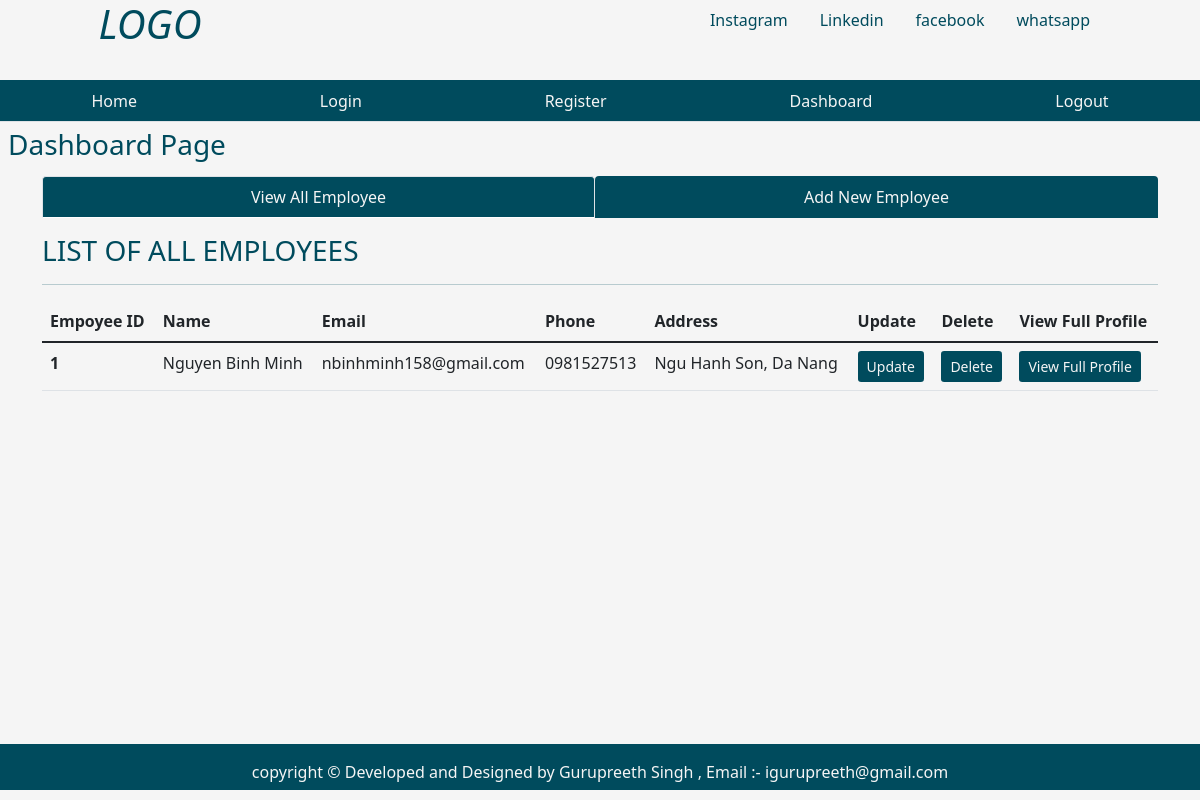
Page /dashboard on the earlier database version.
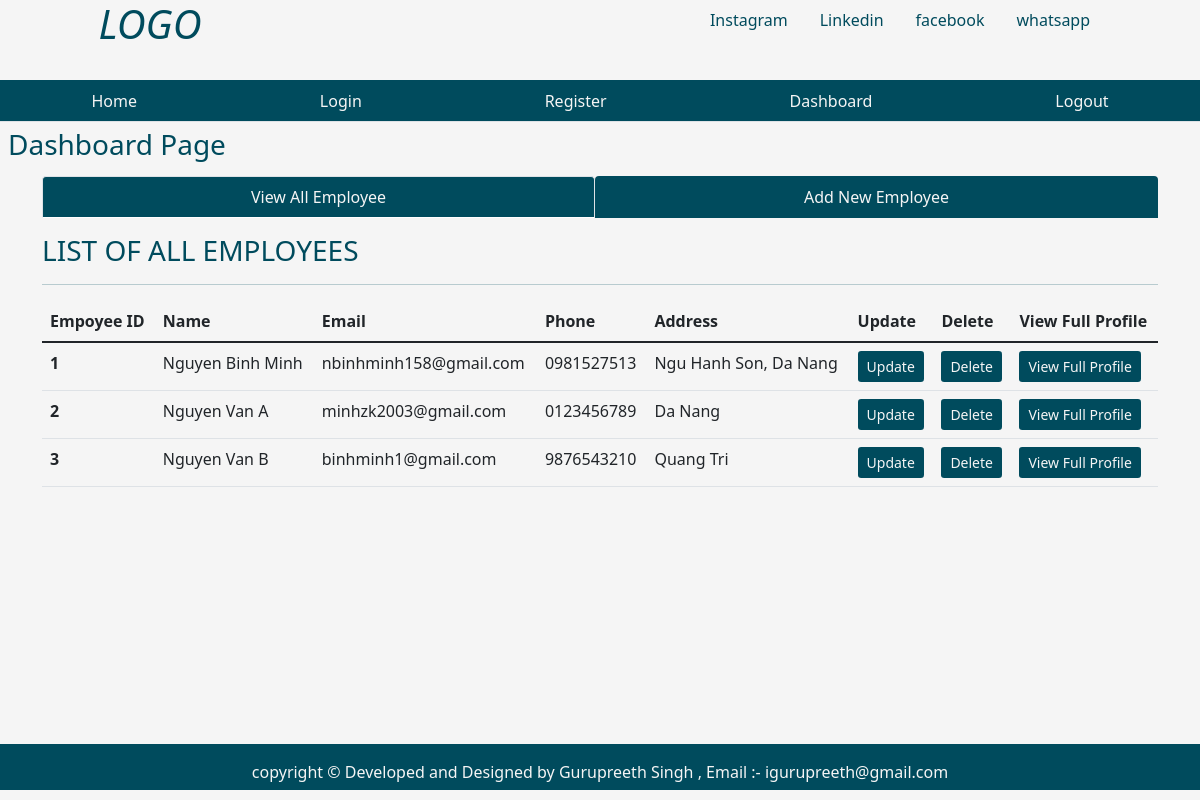
Same page on the later database version.
### tables this page shows
CREATE TABLE emp (empid integer PRIMARY key, name text not null, email text, phone text, address text, joining_date timestamp DEFAULT CURRENT_TIMESTAMP, total_projects integer DEFAULT 1, total_test_case integer DEFAULT 1, total_defects_found integer DEFAULT 1, total_defects_pending integer DEFAULT 1);

### app.py (the view)
@app.route('/dashboard')
def dashboard():
    user = get_current_user()
    db = get_database()
    emp_cur = db.execute('select * from emp')
    allemp = emp_cur.fetchall()
    return render_template('dashboard.html', user = user, allemp = allemp)

### app.py (called while the page is built)
@app.teardown_appcontext
def close_database(error):
    if hasattr(g, 'employee_db'):
        g.employee_db.close()

def get_current_user():
    user = None
    if 'user' in session:
        user = session['user']
        db = get_database()
        user_cur = db.execute('select * from users where name = ?', [user])
        user = user_cur.fetchone()
    return user

### database.py (called while the page is built)
def connect_to_database():
    sql = sqlite3.connect('E:/code/Py/employee_management/employee.db')
    sql.row_factory = sqlite3.Row
    return sql

def get_database():
    if not hasattr(g, 'employee_db'):
        g.employee_db = connect_to_database()
    return g.employee_db

### templates/dashboard.html (shortened to what this page needs)
{% from "showlinks.html" import show_links, showsocialmedialinks%}
<!DOCTYPE html>
<html lang="en">
<head>
    <link href="https://cdn.jsdelivr.net/npm/bootstrap@5.1.3/dist/css/bootstrap.min.css" rel="stylesheet">
    <link rel="stylesheet" href="{{ url_for('static', filename='dashboard.css')}}" type = "text/css">
</head>
<body>
      <div class="parent">
        <div class="child child1">
            <h1 class="text-center"><i>LOGO</i></h1>
        </div>
        <div class="child child2">
          {{ showsocialmedialinks() }}
        </div>
        <div class="child child3">
          {{ show_links() }}
        </div>
        <div class="child child4">
            <h3 class="m-2">Dashboard Page</h3>
        </div>
        <div class="child child5" style="color:rgb(0, 75, 93);">
        </div>
        <div class="child child6  container" style="color:rgb(0, 75, 93);">
            <ul class="nav nav-tabs nav-fill mb-3">
                <li class="nav-item">
                  <a class="nav-link active" aria-current="page" href="{{ url_for('dashboard') }}" style=" background-color:rgb(0, 75, 93); color:whitesmoke;">View All Employee</a>
                </li>
                <li class="nav-item">
                  <a class="nav-link" style=" background-color:rgb(0, 75, 93); color:whitesmoke;" href="{{ url_for('addnewemployee') }}">Add New Employee</a>
                </li>
              </ul>
              <div class="table-responsive-lg caption-top">
                <caption><h3>LIST OF ALL EMPLOYEES</h3></caption>
                <hr>
                <table class="table">
                    <thead>
                        <tr>
                          <th scope="col">Empoyee ID</th>
                          <th scope="col">Name</th>
                          <th scope="col">Email</th>
                          <th scope="col">Phone</th>
                          <th scope="col">Address</th>
                          <th scope="col">Update</th>
                          <th scope="col">Delete</th>
                          <th scope="col">View Full Profile</th>
                        </tr>
                      </thead>
                      <tbody>
                        {% for emp in allemp %}
                        <tr>
                          <th scope="row">{{ emp['empid'] }}</th>
                          <td>{{ emp['name'] }}</td>
                          <td>{{ emp['email'] }}</td>
                          <td>{{ emp['phone'] }}</td>
                          <td>{{ emp['address'] }}</td>
                          <td><a class="btn btn-sm" style="background-color:rgb(0, 75, 93); color:whitesmoke;" href="#">Update</a></td>
                          <td><a class="btn btn-sm" style="background-color:rgb(0, 75, 93); color:whitesmoke;" href="#">Delete</a></td>
                          <td><a class="btn btn-sm" style="background-color:rgb(0, 75, 93); color:whitesmoke;" href="{{ url_for('singleemployeeprofile', empid = emp['empid'])}}">View Full Profile</a></td>
                        </tr>
                        {% endfor %}
                      </tbody>
                </table>
              </div>
        </div>
        <div class="child child7" style="background-color:rgb(0, 75, 93); color:whitesmoke;">
            <p class="p-3 text-center">copyright &copy; Developed and Designed by Gurupreeth Singh , Email :- igurupreeth@gmail.com</p>
        </div>
      </div>
</body>
</html>

Differences in the rows shown:
added emp: empid "2", name "Nguyen Van A", email "minhzk2003@gmail.com", phone "0123456789", address "Da Nang"
added emp: empid "3", name "Nguyen Van B", email "binhminh1@gmail.com", phone "9876543210", address "Quang Tri"
